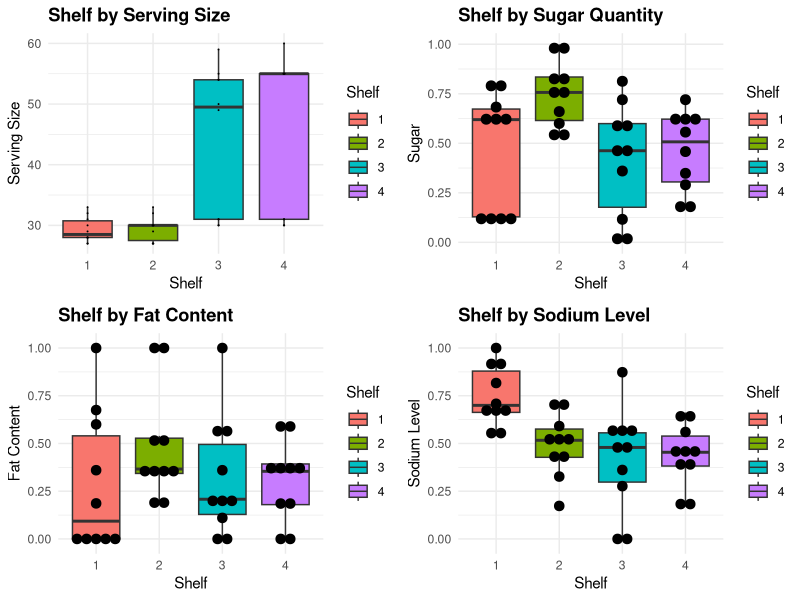
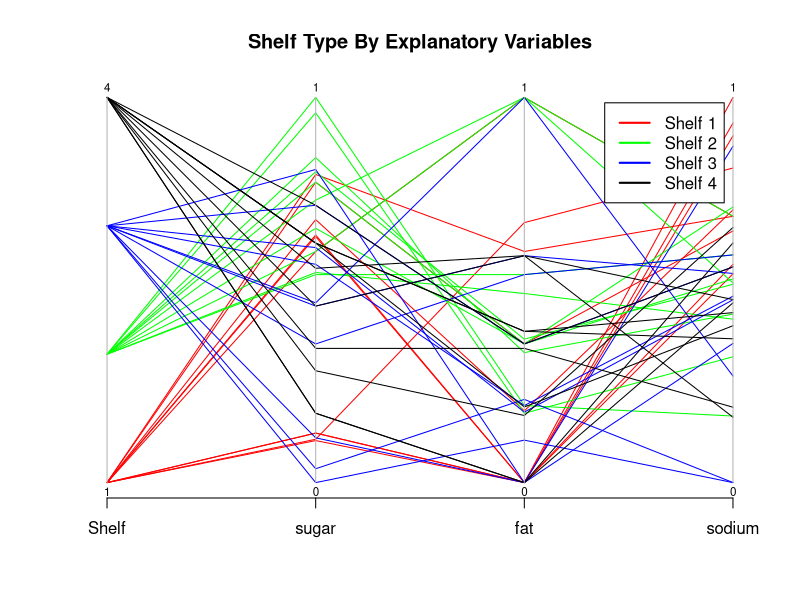
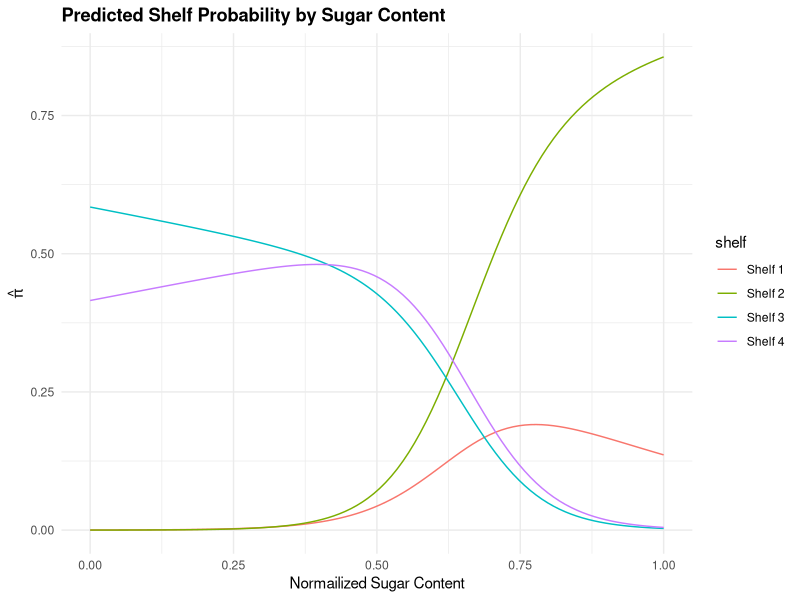
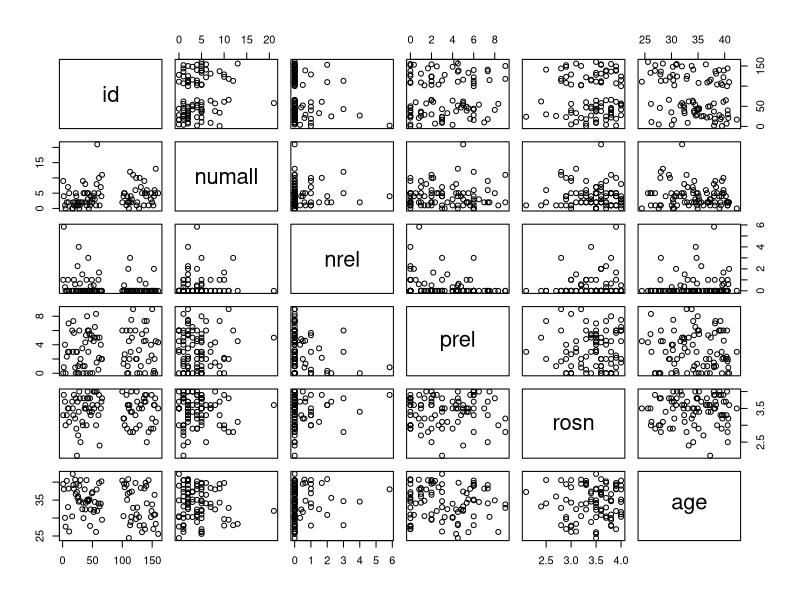
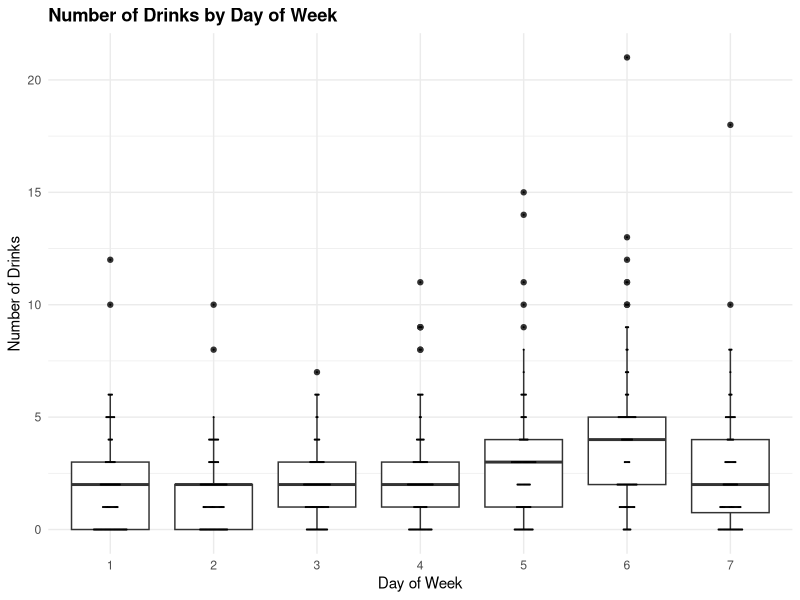
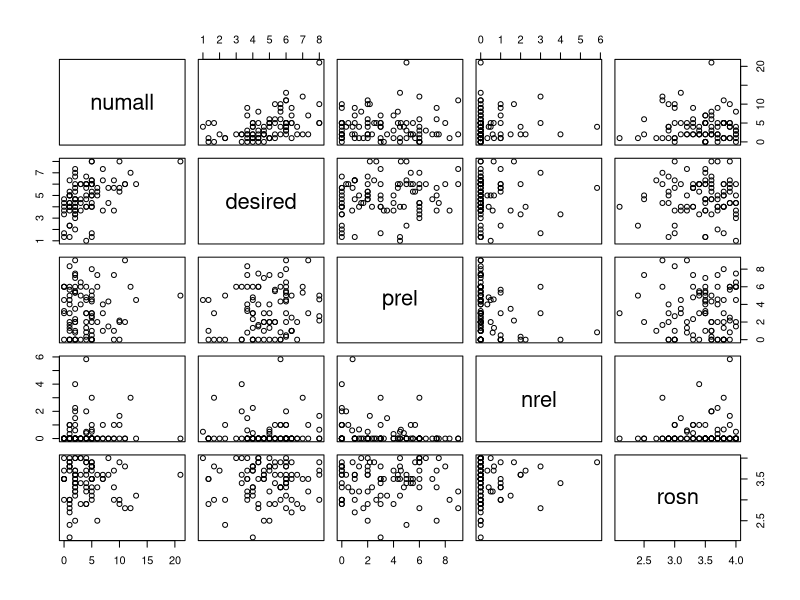
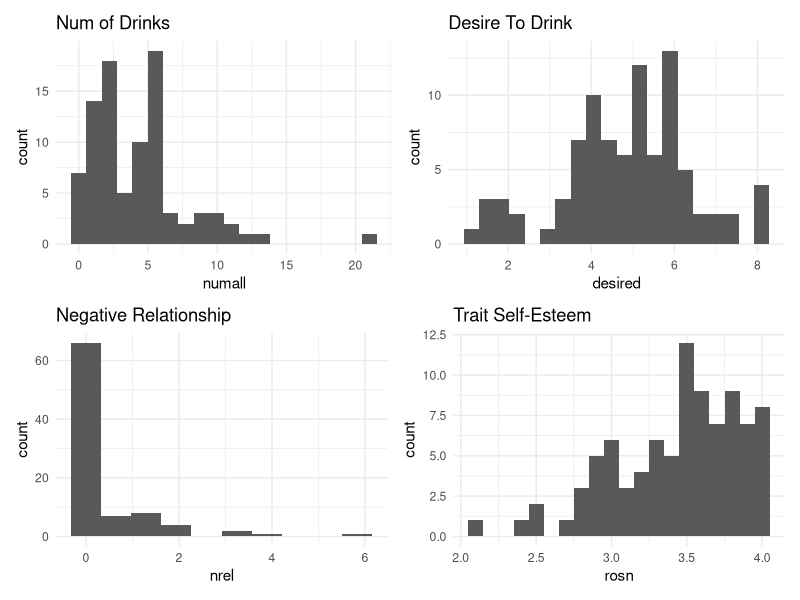
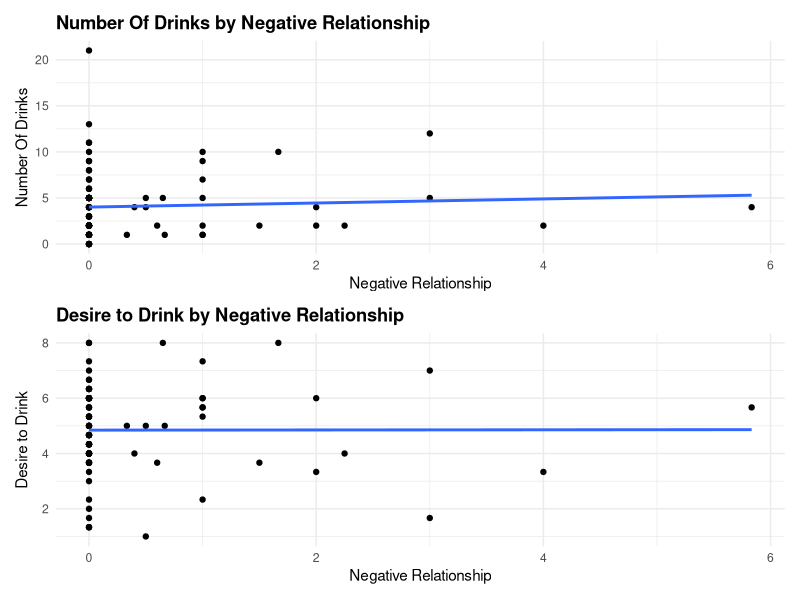

The R source for these figures, in order:
## ---- chunk 1
# install.packages("MASS")
# install.packages("ggplot2")
# install.packages("MASS")
# install.packages("GGally")
library(tidyverse)
library(patchwork)
library(magrittr)
library(MASS)
library(ggplot2)
library(GGally)
library(knitr)
library(gridExtra)

# multinomial regression
library(nnet)

# car pacakge for testing
library(car)

theme_set(theme_minimal())
knitr::opts_chunk$set(tidy.opts = list(width_cutoff = 100), tidy = TRUE)
knitr::opts_chunk$set(message = FALSE)
## ---- chunk 2
cereal <- read_csv("../data/short-questions/cereal_dillons.csv")
## ---- chunk 3
# reformatting the explanatory variables
# cereal$Shelf <- factor(cereal$Shelf)

# normalize the explanatory variables
# 1. divide by serving size
# 2. normalized

stand01 <- function(x) {
  (x - min(x)) / (max(x) - min(x))
}

cereal2 <- data.frame(
  Shelf = cereal$Shelf,
  size = cereal$size_g,
  sugar = stand01(x = cereal$sugar_g / cereal$size_g),
  fat = stand01(x = cereal$fat_g / cereal$size_g),
  sodium = stand01(x = cereal$sodium_mg / cereal$size_g)
)
summary(cereal2)
## ---- chunk 4
p1 <- cereal2 %>%
  mutate(Shelf = as.factor(Shelf)) %>%
  ggplot(aes(Shelf, size)) +
  geom_boxplot(aes(fill = Shelf)) +
  geom_dotplot(binaxis = "y", stackdir = "center", binwidth = 0.05) +
  # coord_flip() +
  ggtitle("Shelf by Serving Size") +
  theme(plot.title = element_text(lineheight = 1, face = "bold")) +
  ylab("Serving Size") +
  xlab("Shelf")

p2 <- cereal2 %>%
  mutate(Shelf = as.factor(Shelf)) %>%
  ggplot(aes(Shelf, sugar)) +
  geom_boxplot(aes(fill = Shelf)) +
  geom_dotplot(binaxis = "y", stackdir = "center", binwidth = 0.05) +
  # coord_flip() +
  ggtitle("Shelf by Sugar Quantity") +
  theme(plot.title = element_text(lineheight = 1, face = "bold")) +
  ylab("Sugar") +
  xlab("Shelf")

p3 <- cereal2 %>%
  mutate(Shelf = as.factor(Shelf)) %>%
  ggplot(aes(Shelf, fat)) +
  geom_boxplot(aes(fill = Shelf)) +
  geom_dotplot(binaxis = "y", stackdir = "center", binwidth = 0.05) +
  # coord_flip() +
  ggtitle("Shelf by Fat Content") +
  theme(plot.title = element_text(lineheight = 1, face = "bold")) +
  ylab("Fat Content") +
  xlab("Shelf")

p4 <- cereal2 %>%
  mutate(Shelf = as.factor(Shelf)) %>%
  ggplot(aes(Shelf, sodium)) +
  geom_boxplot(aes(fill = Shelf)) +
  geom_dotplot(binaxis = "y", stackdir = "center", binwidth = 0.05) +
  # coord_flip() +
  ggtitle("Shelf by Sodium Level") +
  theme(plot.title = element_text(lineheight = 1, face = "bold")) +
  ylab("Sodium Level") +
  xlab("Shelf")


grid.arrange(p1, p2, p3, p4, nrow = 2, ncol = 2)
## ---- chunk 5
# for ease of visualization, Adding shelf here.
cols <- c("red", "green", "blue", "black")
parcoord(cereal2[c("Shelf", "sugar", "fat", "sodium")],
  col = cols[cereal2$Shelf], var.label = TRUE,
  main = "Shelf Type By Explanatory Variables"
)
legend("topright",
  legend = c("Shelf 1", "Shelf 2", "Shelf 3", "Shelf 4"),
  lwd = 2, col = cols, inset = 0.05
)
## ---- chunk 6
model_cereal_shelves_linear <- multinom(
  formula = factor(Shelf) ~ sugar
    + fat
    + sodium,
  data = cereal2
)

summary(model_cereal_shelves_linear)
## ---- chunk 7
model_cereal_shelves_cross <- multinom(
  formula = factor(Shelf) ~ sugar
    + fat
    + sodium
    + sugar:fat
    + sugar:sodium
    + fat:sodium
    + sugar:fat:sodium,
  data = cereal2
)

summary(model_cereal_shelves_cross)
## ---- chunk 8
lrt_cereal_main_effects <- Anova(model_cereal_shelves_linear, test = "LR")
lrt_cereal_main_effects
## ---- chunk 9
lrt_cereal_quadratic_effects <- anova(model_cereal_shelves_linear,
  model_cereal_shelves_cross,
  test = "Chisq"
)
lrt_cereal_quadratic_effects
## ---- chunk 10
# create a data set with standardized value
new.data <- data.frame(
  "Cereal" = "Apple Jack",
  "size_g" = 28,
  "sugar_g" = 12,
  "fat_g" = 0.5,
  "sodium_mg" = 130
)

stand02 <- function(new_data, original_data, col_names) {
  for (col_name in col_names) {
    min_val <- min(original_data[col_name] / original_data["size_g"])
    max_val <- max(original_data[col_name] / original_data["size_g"])

    new_col_name <- str_split_i(col_name, "_", 1)
    new_data[new_col_name] <- (new_data[col_name] / new_data["size_g"] - min_val) / (max_val - min_val)
  }
  return(new_data)
}

new.data <- stand02(new.data, cereal, c("sugar_g", "fat_g", "sodium_mg"))

# get model prediction for the given inputs
aj_shelf_probs <- predict(model_cereal_shelves_linear,
  newdata = new.data,
  type = "probs" # could use type = "class"
)

# aj_shelf_probs
data.frame(pi.hat = round(aj_shelf_probs, 3) * 100)
## ---- chunk 11
# stats taken from summary(cereal2) statistics from earlier

min_sugar <- 0
max_sugar <- 1

mean_fat <- mean(cereal2$fat)
mean_sodium <- mean(cereal2$sodium)

# get prob for every single suger level s, holding fat and sodium constant
shelfs <- function(s) {
  new.data <- data.frame(
    "sugar" = s,
    "fat" = mean_fat,
    "sodium" = mean_sodium
  )

  pred.prob <- predict(model_cereal_shelves_linear,
    newdata = new.data, type = "probs"
  )

  outputs <- data.frame(pi.hat = round(pred.prob, 10))
  return(outputs)
}


model.preds <- data.frame(
  x = seq(0, 1, length.out = 100),
  values = c(
    shelfs(seq(0, 1, length.out = 100))$pi.hat.1,
    shelfs(seq(0, 1, length.out = 100))$pi.hat.2,
    shelfs(seq(0, 1, length.out = 100))$pi.hat.3,
    shelfs(seq(0, 1, length.out = 100))$pi.hat.4
  ),
  shelf = rep(c("Shelf 1", "Shelf 2", "Shelf 3", "Shelf 4"),
    each = 100
  )
)

ggplot(
  model.preds, # Draw ggplot2 plot
  aes(x, values, col = shelf)
) +
  geom_line() +
  ggtitle("Predicted Shelf Probability by Sugar Content") +
  theme(plot.title = element_text(lineheight = 1, face = "bold")) +
  ylab(expression(hat(pi))) +
  xlab("Normailized Sugar Content")
## ---- chunk 12
# get the standard deviations
sd.cereal <- apply(X = cereal2[c("sugar", "fat", "sodium")], MARGIN = 2, FUN = sd)
c.value <- round(sd.cereal, 4)
cat("Explanatory Variables Standard Deviation: \n", c.value, "\n\n")

# get the estimated parameters for each shelf level
beta.hat2 <- coefficients(model_cereal_shelves_linear)[1, 2:4]
beta.hat3 <- coefficients(model_cereal_shelves_linear)[2, 2:4]
beta.hat4 <- coefficients(model_cereal_shelves_linear)[3, 2:4]

# using confint to compute CI for each explanatory variable
conf.beta <- confint(object = model_cereal_shelves_linear, level = 0.95)

# Odds for j = 2 vs j = 1 (Shelf 2 vs Shelf 1)
OR_2_1 <- round(exp(c.value * beta.hat2), 4)
OR_CI_2_1 <- round(exp((c.value * conf.beta[2:4, 1:2, 1])), 4)

# Odds for j = 3 vs j = 1 (Shelf 3 vs Shelf 1)
OR_3_1 <- round(exp(c.value * beta.hat3), 4)
OR_CI_3_1 <- round(exp((c.value * conf.beta[2:4, 1:2, 2])), 4)

# Odds for j = 4 vs j = 1 (Shelf 4 vs Shelf 1)
OR_4_1 <- round(exp(c.value * beta.hat4), 4)
OR_CI_4_1 <- round(exp((c.value * conf.beta[2:4, 1:2, 3])), 4)

odds_ratios <- cbind(c.value, cbind(OR_2_1, OR_CI_2_1), cbind(OR_3_1, OR_CI_3_1), cbind(OR_4_1, OR_CI_4_1))
odds_ratios
## ---- chunk 13
drinks <- read_csv("../data/short-questions/DeHartSimplified.csv")

summary(drinks)
## ---- chunk 14
# limit the study to Saturday like the researchers
saturday <- drinks[drinks$dayweek == 6, c(1, 4, 5, 6, 10, 11)]
head(saturday)
pairs( saturday )
## ---- chunk 15
drinks %>%
  dplyr::mutate(dow_factor = factor(dayweek)) %>%
  dplyr::select(dow_factor, numall) %>%
  drop_na() %>%
  ggplot(aes(dow_factor, numall)) +
  geom_boxplot(aes(dow_factor)) +
  geom_dotplot(binaxis = "y", stackdir = "center", binwidth = 0.05) +
  ggtitle("Number of Drinks by Day of Week") +
  theme(plot.title = element_text(lineheight = 1, face = "bold")) +
  ylab("Number of Drinks") +
  xlab("Day of Week")
## ---- chunk 16
model.neg.relationship <- glm(formula = numall ~ nrel, 
                              family = poisson(link="log"),
                              data = saturday)
summary(model.neg.relationship)
## ---- chunk 17
# LRT on negative relationship along with confident interval
Anova(model.neg.relationship)
## ---- chunk 18
sat_drinks <- drinks %>%
  dplyr::filter(dayweek == 6) %>%
  dplyr::select(numall, desired, prel, nrel, rosn) %>%
  drop_na()

pairs(sat_drinks)
## ---- chunk 19
h1 <- sat_drinks %>%
  ggplot(aes(numall)) +
  geom_histogram(bins = 20) +
  ggtitle("Num of Drinks")

h2 <- sat_drinks %>%
  ggplot(aes(desired)) +
  geom_histogram(bins = 20) +
  ggtitle("Desire To Drink")

h3 <- sat_drinks %>%
  ggplot(aes(nrel)) +
  geom_histogram(bins = 10) +
  ggtitle("Negative Relationship")


h4 <- sat_drinks %>%
  ggplot(aes(rosn)) +
  geom_histogram(bins = 20) +
  ggtitle("Trait Self-Esteem")

(h1 | h2) / (h3 | h4)

sat_drinks %>%
  mutate(rounded_nrel = round(nrel, 0)) %>%
  count(rounded_nrel) %>%
  mutate(prop = round(prop.table(n), 2)) %>%
  kable(col.names = c("Negative Relationship", "Count", "Proportion"))
## ---- chunk 20
p2_1 <- sat_drinks %>%
  ggplot(aes(nrel, numall)) +
  geom_point() +
  geom_smooth(method = lm, se = FALSE) +
  ggtitle("Number Of Drinks by Negative Relationship") +
  theme(plot.title = element_text(lineheight = 1, face = "bold")) +
  ylab("Number Of Drinks") +
  xlab("Negative Relationship")

p2_2 <- sat_drinks %>%
  ggplot(aes(nrel, desired)) +
  geom_point() +
  geom_smooth(method = lm, se = FALSE) +
  ggtitle("Desire to Drink by Negative Relationship") +
  theme(plot.title = element_text(lineheight = 1, face = "bold")) +
  ylab("Desire to Drink") +
  xlab("Negative Relationship")

p2_1 / p2_2
## ---- chunk 21

sat_drinks <- sat_drinks %>%
  mutate(high_self_esteem = rosn > median(rosn)) 

p3_1 <- sat_drinks %>%
  ggplot(aes(x = nrel, y = numall, color = high_self_esteem)) +
  geom_point() +
  coord_quickmap()
# ggtitle("Negative Relationship and Self-Esteem vs Alcohol")


p3_2 <- sat_drinks %>%
  mutate(high_positive_relationship = prel > median(prel)) %>%
  ggplot(aes(x = nrel, y = numall, color = high_positive_relationship)) +
  geom_point() +
  coord_quickmap()
# ggtitle("Negative and Positive Relationship vs Alcohol")

p3_1 | p3_2
# TODO: add lables
## ---- chunk 22

mod_num_all <-
  sat_drinks %>% glm(formula = numall ~ nrel,
                     family = poisson(link = log))

summary(mod_num_all)
## ---- chunk 23

mod_desired <-
  sat_drinks %>% glm(formula = desired ~ nrel, data = .)

summary(mod_desired)
## ---- chunk 24
model.neg.relationship.rosn <- glm(formula = numall ~ nrel + rosn + nrel:rosn,  
                              family = poisson(link="log"),
                              data = saturday)
summary(model.neg.relationship.rosn)
## ---- chunk 25
# LRT on negative relationship along with confident interval
Anova(model.neg.relationship.rosn)
## ---- chunk 26

model.neg.relationship.rosn <- sat_drinks %>%
  glm(formula = numall ~ nrel + rosn + nrel:rosn,
      family = poisson(link = "log"))
summary(model.neg.relationship.rosn)
